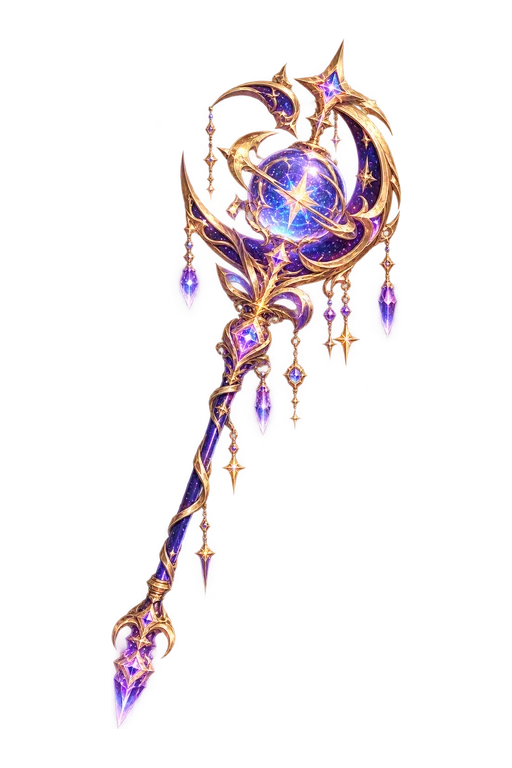
#> input picture webapp/art/items/v1/catalog-a-weapon-mace-512.webp, 512 x 768 px, given in place of dwarf-female.png, which was not available
$ python build-arcade-art.py
#> lines starting #> are read from the running program, lines starting #| are printed output that depends on the picture; pictures that were not available may be replaced by others from this repository, and a replacement may not be noted
import json
from pathlib import Path
from PIL import Image
root=Path(__file__).resolve().parents[2]
jobs=json.loads((root/'art-source/arcade/jobs.json').read_text(encoding='utf-8-sig'))
#> (reads art-source/avatars/revisions/dwarf-reference-v3/jobs.json from the repository)
for job in jobs:
    with Image.open(root/job['source']) as im:
#> im is the input picture: PIL image 512x768 RGBA; mean R, G, B, A 35.8, 24.8, 26.7, 29.8
        im=im.convert('RGBA' if job.get('transparent') else 'RGB')
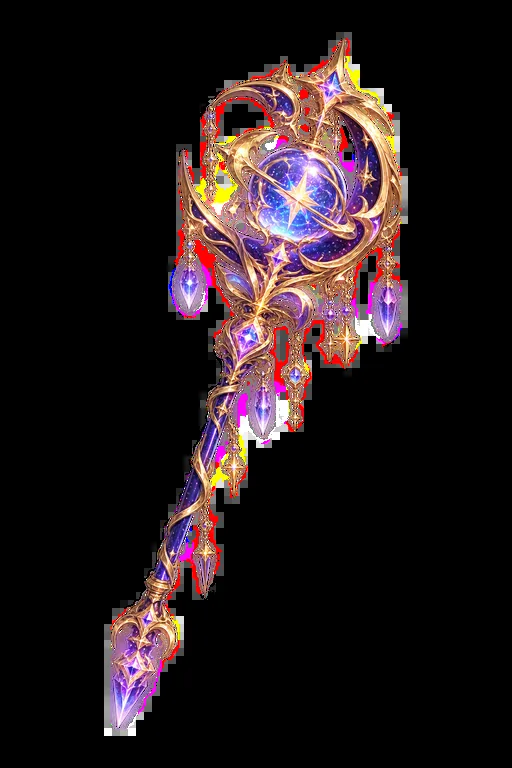
#> im: PIL image 512x768 RGB; mean R, G, B 35.8, 24.8, 26.7
        if job.get('transparent') and im.getextrema()[3][0]==255: raise ValueError('Missing alpha: '+job['key'])
        for width in ([128,256] if job.get('transparent') else [480,960]):
            output=root/f"webapp/art/arcade/v1/{job['key']}-{width}.webp"
            output.parent.mkdir(parents=True,exist_ok=True)
            im.resize((width,round(im.height*width/im.width)),Image.Resampling.LANCZOS).save(output,'WEBP',quality=84,method=6)
#> this loop made 2 passes
#> pass 1, `im.resize((width,round(im.height*width/im.width)),Image.Resampling.LAN..`:
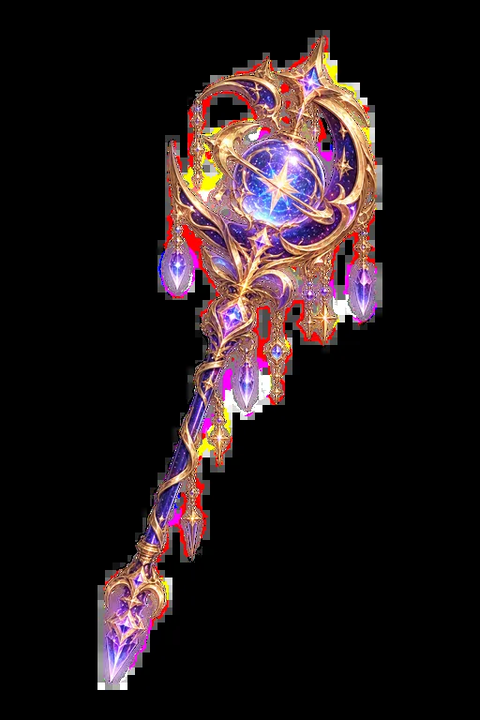
#> saved as dwarf-female-480.webp: PIL image 480x720 RGB; mean R, G, B 35.8, 24.8, 26.8
#> pass 2 of the loop `for job in jobs:`:
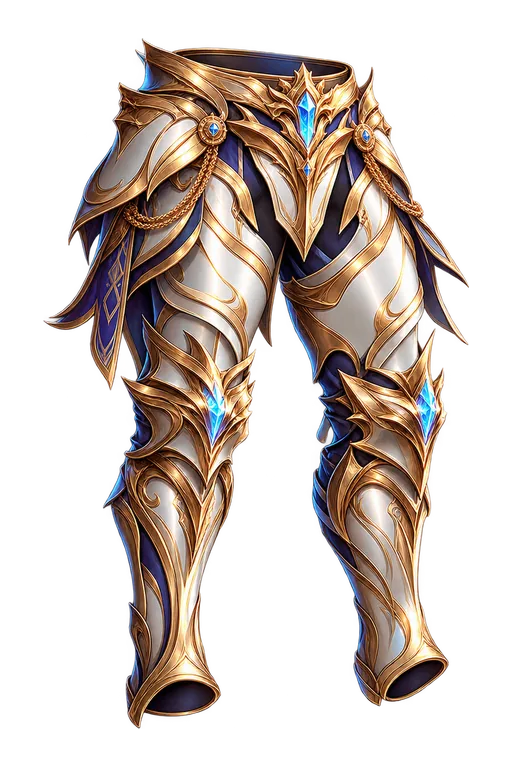
#> input picture webapp/art/items/v1/catalog-b-armor-heavy-greaves-512.webp, 512 x 768 px, given in place of dwarf-female.png, which was not available
#> im is the input picture: PIL image 512x768 RGBA; mean R, G, B, A 63.9, 51.8, 44.7, 103.9
#> `im=im.convert('RGBA' if job.get('transparent') else 'RGB')`:
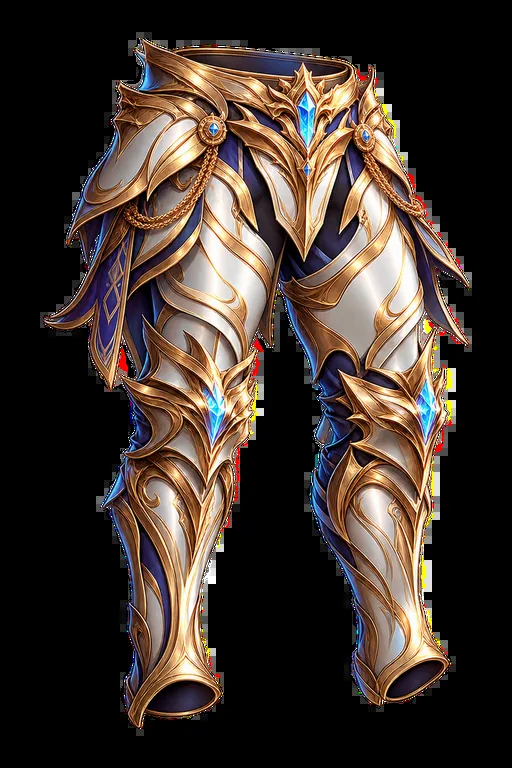
#> im: PIL image 512x768 RGB; mean R, G, B 63.9, 51.8, 44.7
#> the loop `for width in ([128,256] if job.get('transparent') else [480,960]):` made 2 passes
#> pass 1, `im.resize((width,round(im.height*width/im.width)),Image.Resampling.LAN..`:
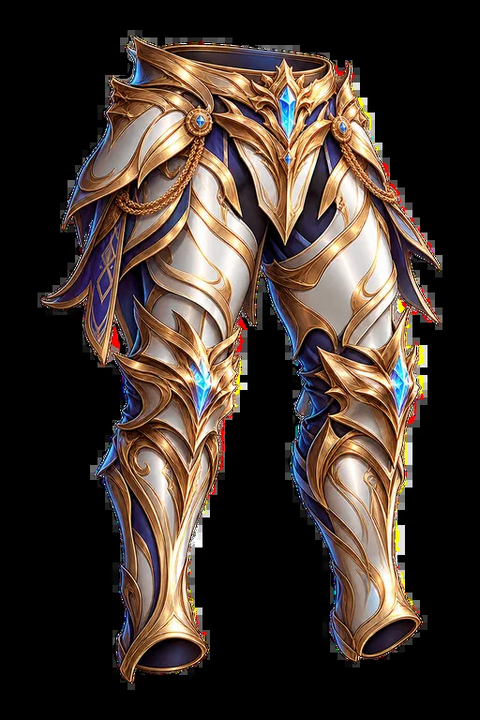
#> saved as dwarf-female-480.webp: PIL image 480x720 RGB; mean R, G, B 63.8, 51.9, 44.8
#> (the run stopped early here; a loop or call above may not have finished)
